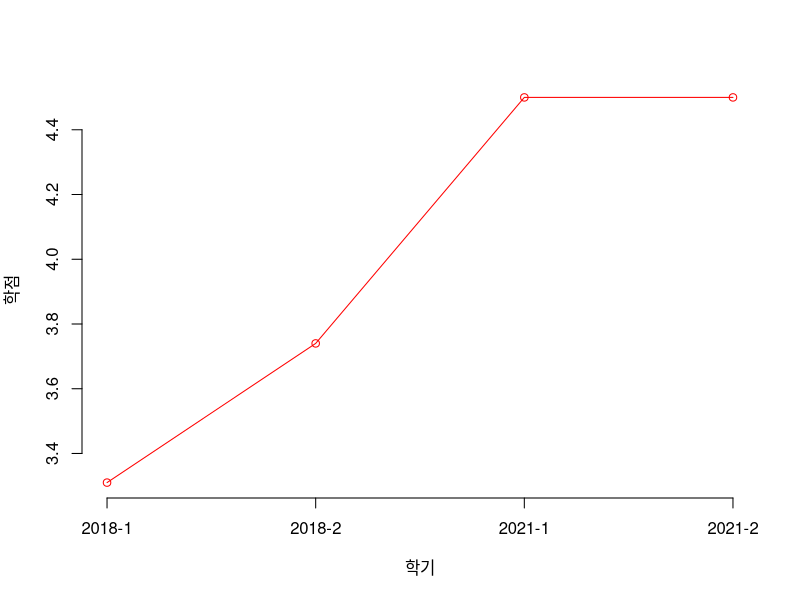

Source code (R):
## ---- chunk 1

## ---- chunk 2
grade <- c(3.31, 3.74, 4.5, 4.5)

plot(grade, main = "학점추이", type= "o", col="red", axes = F, ann=F)
axis(1, at = 1:4, labels = c("2018-1", "2018-2", "2021-1", "2021-2"))
axis(2, ylim = c(2.0, 4.5))
title(xlab= "학기", col.lab="black")
title(ylab = "학점", col.lab = "black")
